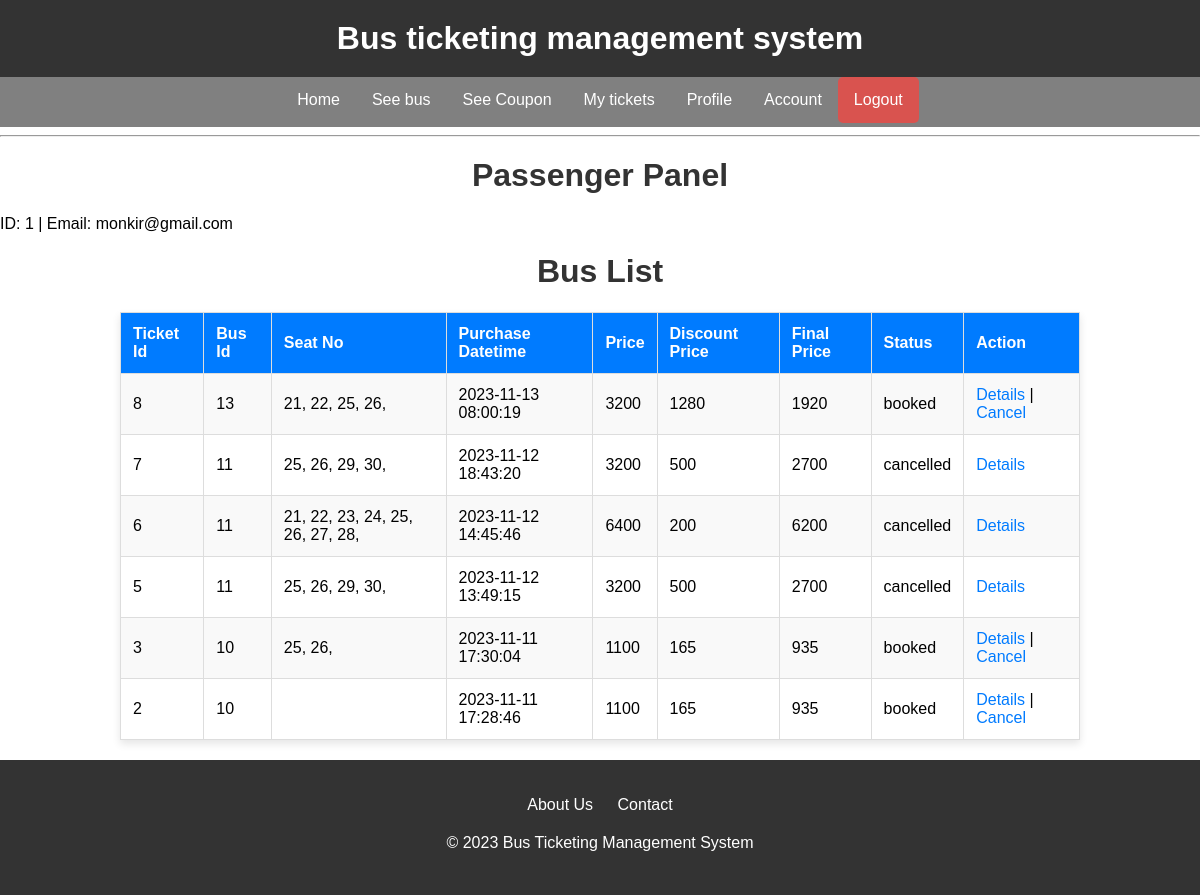
The page /View/ticket (signed in) on the database its author committed.
### tables this page shows
CREATE TABLE `ticket` (
  `id` int(11) NOT NULL,
  `price` int(11) NOT NULL,
  `discount_price` int(11) NOT NULL DEFAULT 0,
  `purchase_datetime` datetime NOT NULL DEFAULT current_timestamp(),
  `status` varchar(50) NOT NULL,
  `bus_id` int(11) NOT NULL,
  `passenger_id` int(11) NOT NULL,
  `coupon_id` int(11) DEFAULT NULL
);

CREATE TABLE `seat` (
  `id` int(11) NOT NULL,
  `seat_no` int(11) NOT NULL,
  `ticket_id` int(11) NOT NULL
);

### Model/ticket/model.php (called while the page is built, shortened)
<?php
    function getTicket($passenger_id)
    {
        $con = getconnection();
        $sql = "SELECT * FROM ticket
                WHERE passenger_id = ?
                ORDER BY purchase_datetime DESC";
        $stmt = $con->prepare($sql);
        $stmt->bind_param("s", $passenger_id);
        $stmt->execute();
        $result = $stmt->get_result();
        if ($result) {
            return $result;
        } else {
            return false;
        }
    }
    function getSeat($ticket_id)
    {
        $con = getconnection();
        $sql = "SELECT seat_no FROM seat
                WHERE ticket_id = ?";
        $stmt = $con->prepare($sql);
        $stmt->bind_param("i", $ticket_id);
        $stmt->execute();
        $result = $stmt->get_result();
        if ($result) {
            return $result;
        } else {
            return false;
        }
    }
?>

### View/ticket/index.php (the view, shortened to what this page needs)
<!DOCTYPE html>
<html lang="en">
<head>
    <link rel="stylesheet" href="../CSS/style.css">
</head>
<body>
<h1 class= "header"> Bus ticketing management system</h1>
    <?php
        $dir = "../";
        include_once ('../header.php');
    ?>
    <h1>Bus List</h1>
    <table>
        <tr>
            <th>Ticket Id</th>
            <th>Bus Id</th>
            <th>Seat No</th>
            <th>Purchase Datetime</th>
            <th>Price</th>
            <th>Discount Price</th>
            <th>Final Price</th>
            <th>Status</th>
            <th>Action</th>
        </tr>
        <?php
            $ticketData = getTicket($_SESSION['id']);
            while ($ticket = mysqli_fetch_assoc($ticketData)) {
                ?>
                <tr>
                    <td><?php echo $ticket["id"]; ?></td>
                    <td><?php echo $ticket["bus_id"]; ?></td>
                    <td>
                        <?php
                        $seatData = getSeat($ticket['id']);
                        while($seat = mysqli_fetch_assoc($seatData)){
                            echo $seat['seat_no']. ", ";
                        }
                        ?>
                    </td>
                    <td><?php echo $ticket["purchase_datetime"]; ?></td>
                    <td><?php echo $ticket["price"]; ?></td>
                    <td><?php echo $ticket["discount_price"]; ?></td>
                    <td><?php echo $ticket["price"] - $ticket["discount_price"]; ?></td>
                    <td><?php echo $ticket["status"]; ?></td>
                    <td>
                        <a href="details.php?ticket_id=<?php echo $ticket['id'];?>">
                            Details
                        </a>
                        <?php
                        if($ticket["status"] == 'booked')
                        {
                        ?>
                             |
                            <a href="cancel.php?ticket_id=<?php echo $ticket['id'];?>">
                                Cancel
                            </a>
                        <?php
                        }
                        ?>
                    </td>
                </tr>
                <?php
            }
        ?>
    </table>
    <?php include_once("../footer.php"); ?>
</body>
</html>

### View/header.php (shortened to what this page needs)
<?php
if(isset($_SESSION['userType']) && $_SESSION['userType'] == 'passenger'){
    echo '<nav>';
    echo '<div class="nav-links">';
        echo '<a href="'.$dir.'">Home</a>';
        echo '<a href="'.$dir.'bus">See bus</a>';
        echo '<a href="'.$dir.'coupon">See Coupon</a>';
        echo '<a href="'.$dir.'ticket">My tickets</a>';
        echo '<a href="'.$dir.'profile">Profile</a>';
        echo '<a href="'.$dir.'account">Account</a>';
        echo '<a href="'.$dir.'logout.php" class="logout-link">Logout</a>';
    echo '</div>';
    echo '</nav>';
    echo '<hr>';
    echo '<h1>Passenger Panel</h1>';
    echo 'ID: ', $_SESSION['id'];
    echo ' | ';
    echo 'Email: ', $_SESSION['email'];
} else {
    header('location: ../');
}
?>

### View/footer.php
<footer>
    <ul>
        <li>
            <a href="#about-us">About Us</a>
        </li>
        <li>
            <a href="#contact">Contact</a>
        </li>
    </ul>
    <p>&copy; 2023 Bus Ticketing Management System</p>
</footer>

### View/CSS/style.css (style rules this page uses)
.header { background-color: #333; color: white; padding: 20px; text-align: center; margin:0; }
nav { background-color: grey; overflow: hidden; margin:0; text-align: center; }
nav a { float: left; display: block; color: white; text-align: center; padding: 14px 16px; text-decoration: none; }
.nav-links { display: inline-block; }
.logout-link { background-color: #d9534f; color: white; border-radius: 5px; }
body { font-family: Arial, sans-serif; margin: 0; padding: 0; }
footer { background-color: #333; color: white; text-align: center; padding: 20px; }
footer ul { list-style: none; padding: 0; }
footer li { display: inline; margin: 0 10px; }
footer a { color: white; text-decoration: none; }
p { font-size: 16px; line-height: 1.6; margin-bottom: 20px; }
a { text-decoration: none; color: #007BFF; }
h1, h2 { color: #333; text-align: center; margin-top: 20px; }
table { width: 80%; margin: 20px auto; border-collapse: collapse; box-shadow: 0 4px 8px rgba(0, 0, 0, 0.1); background-color: white; }
th, td { border: 1px solid #ddd; padding: 12px; text-align: left; }
th { background-color: #007BFF; color: white; }
tr:nth-child(even) { background-color: #f9f9f9; }

### rows shown on the page
ticket: id "8", bus "13", purchase_datetime "2023-11-13 08:00:19", price "3200", discount_price "1280", $ticket["price"] - $ticket["discount_price"] "1920", status "booked"
seat: seat_no "21"
seat: seat_no "22"
seat: seat_no "25"
seat: seat_no "26"
ticket: id "7", bus "11", purchase_datetime "2023-11-12 18:43:20", price "3200", discount_price "500", $ticket["price"] - $ticket["discount_price"] "2700", status "cancelled"
seat: seat_no "25"
seat: seat_no "26"
seat: seat_no "29"
seat: seat_no "30"
ticket: id "6", bus "11", purchase_datetime "2023-11-12 14:45:46", price "6400", discount_price "200", $ticket["price"] - $ticket["discount_price"] "6200", status "cancelled"
seat: seat_no "21"
seat: seat_no "22"
seat: seat_no "23"
seat: seat_no "24"
seat: seat_no "25"
seat: seat_no "26"
seat: seat_no "27"
seat: seat_no "28"
ticket: id "5", bus "11", purchase_datetime "2023-11-12 13:49:15", price "3200", discount_price "500", $ticket["price"] - $ticket["discount_price"] "2700", status "cancelled"
seat: seat_no "25"
seat: seat_no "26"
seat: seat_no "29"
seat: seat_no "30"
ticket: id "3", bus "10", purchase_datetime "2023-11-11 17:30:04", price "1100", discount_price "165", $ticket["price"] - $ticket["discount_price"] "935", status "booked"
seat: seat_no "25"
seat: seat_no "26"
ticket: id "2", bus "10", purchase_datetime "2023-11-11 17:28:46", price "1100", discount_price "165", $ticket["price"] - $ticket["discount_price"] "935", status "booked"

### other values the page prints
$_SESSION['id'] "1"
$_SESSION['email'] "monkir@gmail.com"
